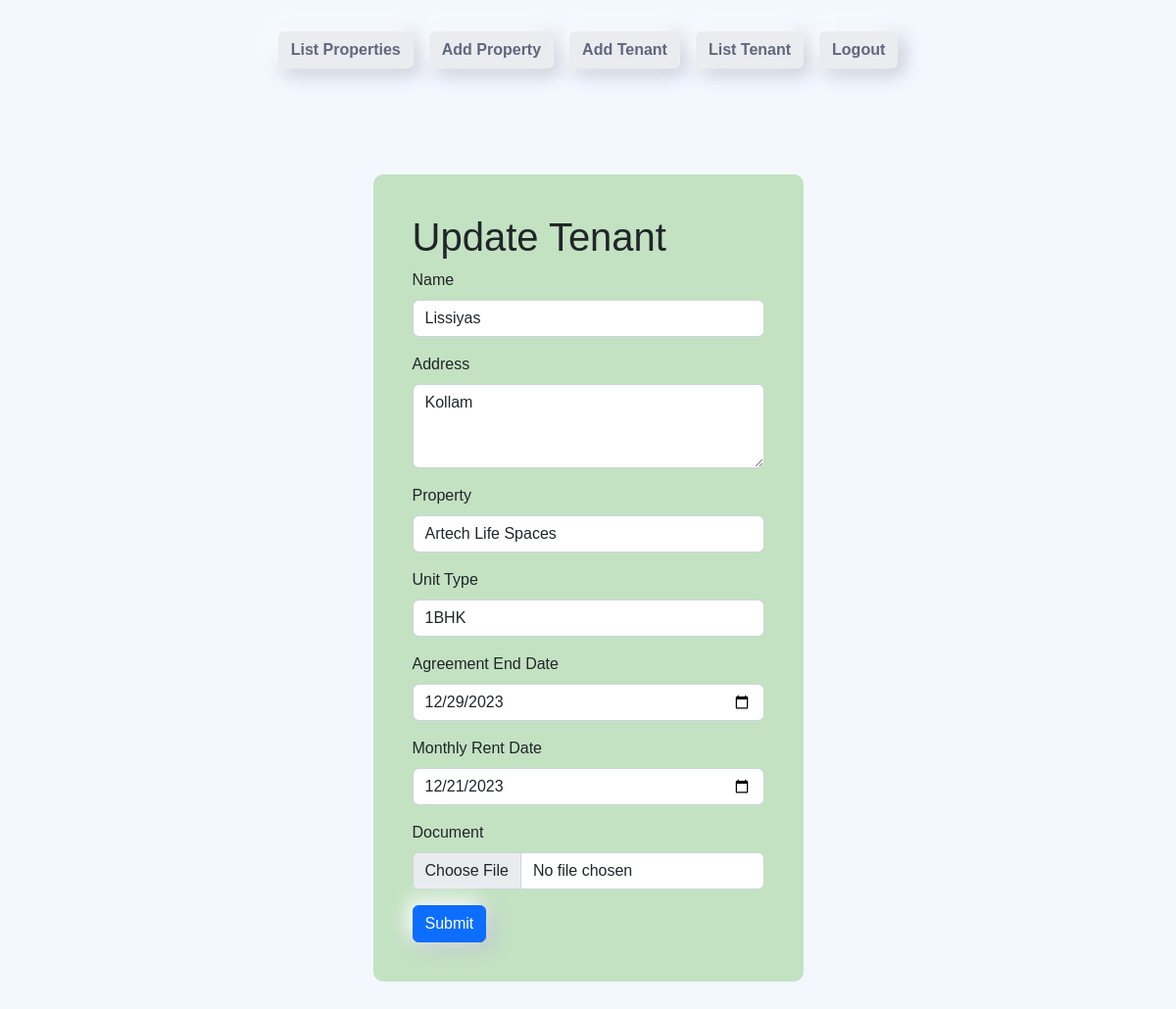
/tenant/update/1/ (signed in), run on the app's committed database.
### estate_admin/models.py (models this page shows, shortened)
class Tenant(models.Model):
    name = models.CharField(max_length=255)
    address = models.TextField()
    property = models.ForeignKey('Property', on_delete=models.SET_NULL, null=True, blank=True)
    unit_type = models.CharField(max_length=5, choices=UnitType.choices, default=UnitType.ONE_BHK)
    agreement_end_date = models.DateField(default=datetime.date.today)
    monthly_rent_date = models.DateField(default=datetime.date.today)
    rent_cost = models.DecimalField(max_digits=10, decimal_places=2, default=0.0)
    document = models.FileField(upload_to='tenant_documents', null=True, blank=True)

### estate_admin/views.py (the view)
# urls.py: path('tenant/update/<int:tenant_id>/', views.add_or_update_tenant, name='update_tenant'),
@login_required
def add_or_update_tenant(request, tenant_id=None):
    is_update = tenant_id is not None
    if tenant_id:
        tenant = get_object_or_404(Tenant, pk=tenant_id)
        form = TenantForm(request.POST or None, request.FILES or None, instance=tenant)
    else:
        tenant = None
        form = TenantForm(request.POST or None)
    if request.method == 'POST' and form.is_valid():
        form.save()
        return redirect('list_tenants')  # Redirect to the tenant listing page
    context ={
        'form': form,
        'tenant': tenant,
        'is_update':is_update
    }
    return render(request, 'estate_admin/add_or_edit_tenant.html', context)

### estate_admin/forms.py
class TenantForm(forms.ModelForm):
    agreement_end_date = forms.DateField(
        widget=forms.DateInput(attrs={'type': 'date', 'class': 'form-control'}),
        initial=datetime.date.today
    )
    monthly_rent_date = forms.DateField(
        widget=forms.DateInput(attrs={'type': 'date', 'class': 'form-control'}),
        initial=datetime.date.today
    )
    class Meta:
        model = Tenant
        fields = ['name', 'address', 'property', 'unit_type', 'agreement_end_date', 'monthly_rent_date' ,'document']
        widgets = {
            'name': forms.TextInput(attrs={'class': 'form-control'}),
            'address': forms.Textarea(attrs={'class': 'form-control', 'rows': 3}),
            'property': forms.Select(attrs={'class': 'form-control'}),
            'unit_type': forms.Select(attrs={'class': 'form-control'}),
            'document': forms.FileInput(attrs={'class': 'form-control'}),
        }

### estate_admin/models.py (called while the page is built)
    def __str__(self):
        return self.name

### estate_admin/templates/estate_admin/add_or_edit_tenant.html (shortened to what this page needs)
{% extends "estate_admin/index.html" %}
{% load static %}
{% block content %}
<link rel="stylesheet" href="{% static 'estate_admin/add_or_edit_tenant.css' %}">
<div class="container">
    <div class="row justify-content-center">
        <div class="col-md-8 col-lg-6">
            <div class="login-box">
                <h1>{% if is_update %}Update Tenant{% else %}Add New Tenant{% endif %}</h1>
                <form method="post"  enctype="multipart/form-data">
                    <div class="mb-3">
                        <label for="id_name" class="form-label">Name</label>
                        {{ form.name }}
                    </div>
                    <div class="mb-3">
                        <label for="id_address" class="form-label">Address</label>
                        {{ form.address }}
                    </div>
                    <div class="mb-3">
                        <label for="id_property" class="form-label">Property</label>
                        {{ form.property }}
                    </div>
                    <div class="mb-3">
                        <label for="id_unit_type" class="form-label">Unit Type</label>
                        {{ form.unit_type }}
                    </div>
                    <div class="mb-3">
                        <label for="id_agreement_end_date" class="form-label">Agreement End Date</label>
                        {{ form.agreement_end_date }}
                    </div>
                    <div class="mb-3">
                        <label for="id_monthly_rent_date" class="form-label">Monthly Rent Date</label>
                        {{ form.monthly_rent_date }}
                    </div>
                    <div class="mb-3">
                        <label for="id_monthly_rent_date" class="form-label">Document  </label>
                        {{ form.document }}
                    </div>
                    <button type="submit" class="btn btn-primary">Submit</button>
                </form>
            </div>
        </div>
    </div>
</div>
{% endblock content %}

### estate_admin/static/estate_admin/styles.css (style rules this page uses)
body { background-color: #F3F8FF; font-family: 'Lucida Sans', 'Lucida Sans Regular', 'Lucida Grande', 'Lucida Sans Unicode', Geneva, Verdana, sans-serif; }
:root { --color-shadow: #BABECC; --color-white: #FFF; }
button { color: #61677C; font-weight: 900; background-color: #EBECF0; box-shadow: -5px -5px 20px var(--color-white), 5px 5px 20px var(--color-shadow); transition: all 0.2s ease-in-out; }

### estate_admin/static/estate_admin/add_or_edit_tenant.css (style rules this page uses)
.login-box { margin-top: 100px; max-width: 700px; padding: 40px; background: #C3E2C2; border-radius: 10px; margin-bottom: 30px; }

### data on the page
Tenant: name "Lissiyas", address "Kollam", property "Artech Life Spaces", unit_type "1BHK", agreement_end_date "12/29/2023", monthly_rent_date "12/21/2023"
